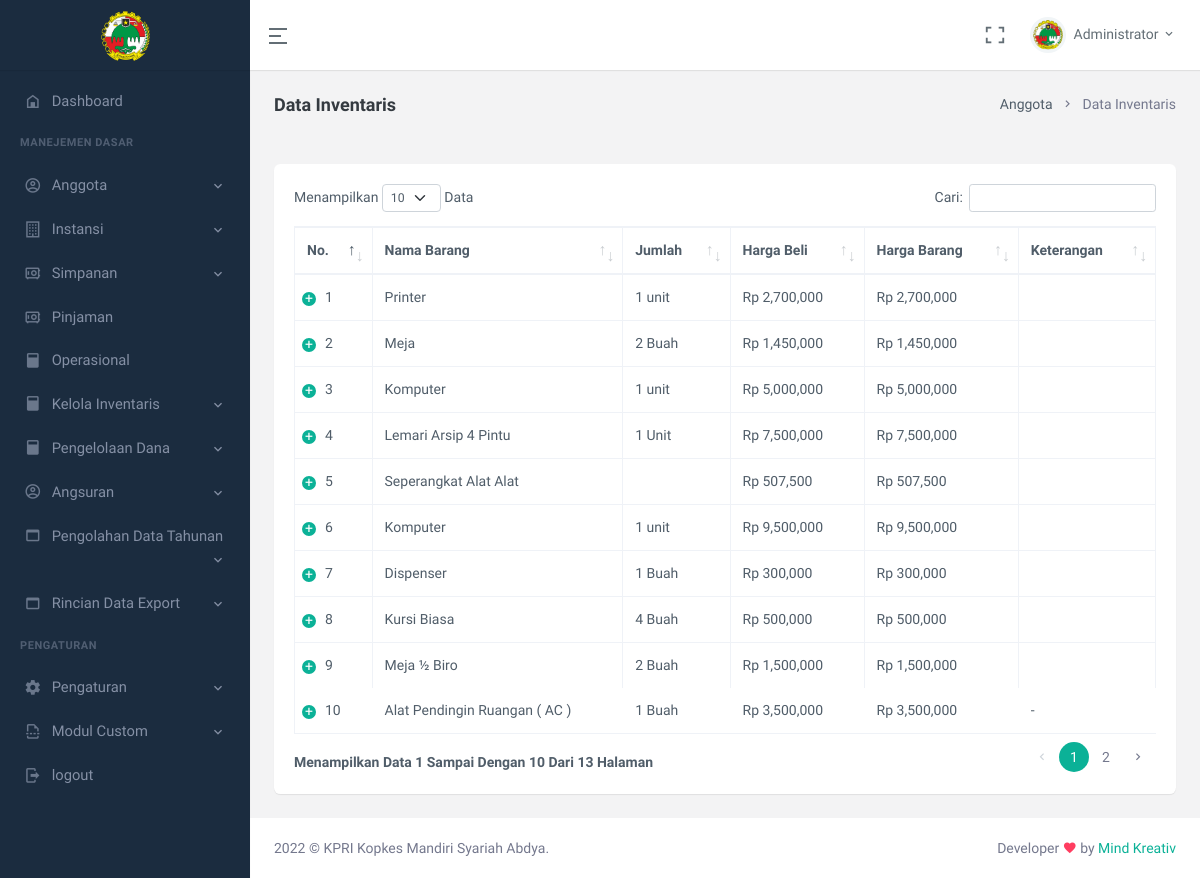
The app's page /index.php/c_operasional/list_inventaris with its own data.
### tables this page shows
CREATE TABLE `tb_inventaris` (
  `id` varchar(30) NOT NULL,
  `nama_barang` varchar(50) NOT NULL,
  `satuan` varchar(30) NOT NULL,
  `jumlah` varchar(10) NOT NULL,
  `harga_beli` double NOT NULL,
  `harga_sekarang` double NOT NULL,
  `keterangan` text NOT NULL,
  `last_update` date NOT NULL
);

### application/views/main.php (called while the page is built, shortened)
<?php
$this->load->view('part/header.php');
$this->load->view($page);
 ?>

### application/controllers/C_Operasional.php (called while the page is built, shortened)
<?php
class C_Operasional extends CI_Controller{
  public function __construct()
  {
    $this->load->library('form_validation');
    $this->load->model(array(
      'Data_Operasional/M_update' => 'mu',
      'Data_Operasional/M_function' => 'mf',
    ));
    $this->load->library(array('Curency_indo_helper' => 'conv'));
    $this->load->helper('tgl_indo');
  }
  function list_inventaris()
  {
    $load = $this->mf->get_list_inventaris()->result();
    $data = array(
      'js'         => 'dataTables',
      'title'      => 'Data Inventaris',
      'inventaris' =>  $load,
      'page'       =>  'page/inventaris/list',
     );
     $this->load->view('main', $data);
  }
}

### index.php (called while the page is built, shortened)
<?php
require_once BASEPATH.'core/CodeIgniter.php';

### application/models/Data_Operasional/M_function.php (called while the page is built, shortened)
<?php
class M_function extends CI_Model{
  function get_list_inventaris()
  {
    $this->db->order_by('id', 'DESC');
    return $this->db->get('tb_inventaris');
  }
}

### application/libraries/Curency_indo_helper.php (called while the page is built, shortened)
<?php
class Curency_indo_helper {
  function convRupiah($value) {
   return 'Rp ' . number_format($value);
  }
}

### application/views/page/inventaris/list.php (the view, shortened to what this page needs)
<div class="page-content">
      <div class="container-fluid">
        <div class="row">
            <div class="col-12">
                <div class="page-title-box d-sm-flex align-items-center justify-content-between">
                    <h4 class="mb-sm-0"><?= $title ?></h4>
                    <div class="page-title-right">
                        <ol class="breadcrumb m-0">
                            <li class="breadcrumb-item"><a href="javascript: void(0);">Anggota</a></li>
                            <li class="breadcrumb-item active"><?= $title ?></li>
                        </ol>
                    </div>
                </div>
            </div>
        </div>
                  <div class="row">
                    <div class="col-12">
                      <div class="page-title-box d-sm-flex align-items-center justify-content-between">
                      </div>
                  </div>
              </div>
              <div class="row">
                <div class="col-12">
                  <div class="card">
                    <div class="card-body">
                      <table id="datatable" class="table table-bordered dt-responsive nowrap" style="border-collapse: collapse; border-spacing: 0; width: 100%;">
                          <thead>
                          <tr>
                            <th>No.</th>
                            <th>Nama Barang</th>
                            <th>Jumlah</th>
                            <th>Harga Beli</th>
                            <th>Harga Barang</th>
                            <th>Keterangan</th>
                          </tr>
                          </thead>
                          <tbody>
                            <?php $start = 1;
                            foreach ($inventaris as $data) { ?>
                          <tr>
                              <td><?= $start++ ?></td>
                              <td><?= $data->nama_barang ?></td>
                              <td><?= $data->jumlah.' '.$data->satuan ?></td>
                              <td><?= $this->conv->convRupiah($data->harga_beli) ?></td>
                              <td><?= $this->conv->convRupiah($data->harga_sekarang) ?></td>
                              <td><?= $data->keterangan ?></td>
                          </tr>
                        <?php }
                         ?>
                          </tbody>
                      </table>
          </div>
      </div>
  </div>
</div>
</div>
</div>
</div>

### records on screen
tb_inventaris: nama_barang "Printer", jumlah "1", satuan "unit", harga_beli "Rp 2,700,000", harga_sekarang "Rp 2,700,000"
tb_inventaris: nama_barang "Meja", jumlah "2", satuan "Buah", harga_beli "Rp 1,450,000", harga_sekarang "Rp 1,450,000"
tb_inventaris: nama_barang "Komputer", jumlah "1", satuan "unit", harga_beli "Rp 5,000,000", harga_sekarang "Rp 5,000,000"
tb_inventaris: nama_barang "Lemari Arsip 4 Pintu", jumlah "1", satuan "Unit", harga_beli "Rp 7,500,000", harga_sekarang "Rp 7,500,000"
tb_inventaris: nama_barang "Seperangkat Alat Alat", harga_beli "Rp 507,500", harga_sekarang "Rp 507,500"
tb_inventaris: nama_barang "Komputer", jumlah "1", satuan "unit", harga_beli "Rp 9,500,000", harga_sekarang "Rp 9,500,000"
tb_inventaris: nama_barang "Dispenser", jumlah "1", satuan "Buah", harga_beli "Rp 300,000", harga_sekarang "Rp 300,000"
tb_inventaris: nama_barang "Kursi Biasa", jumlah "4", satuan "Buah", harga_beli "Rp 500,000", harga_sekarang "Rp 500,000"
tb_inventaris: nama_barang "Meja ½ Biro", jumlah "2", satuan "Buah", harga_beli "Rp 1,500,000", harga_sekarang "Rp 1,500,000"
tb_inventaris: nama_barang "Alat Pendingin Ruangan ( AC )", jumlah "1", satuan "Buah", harga_beli "Rp 3,500,000", harga_sekarang "Rp 3,500,000", keterangan "-"

### other values on screen
$title "Data Inventaris"
